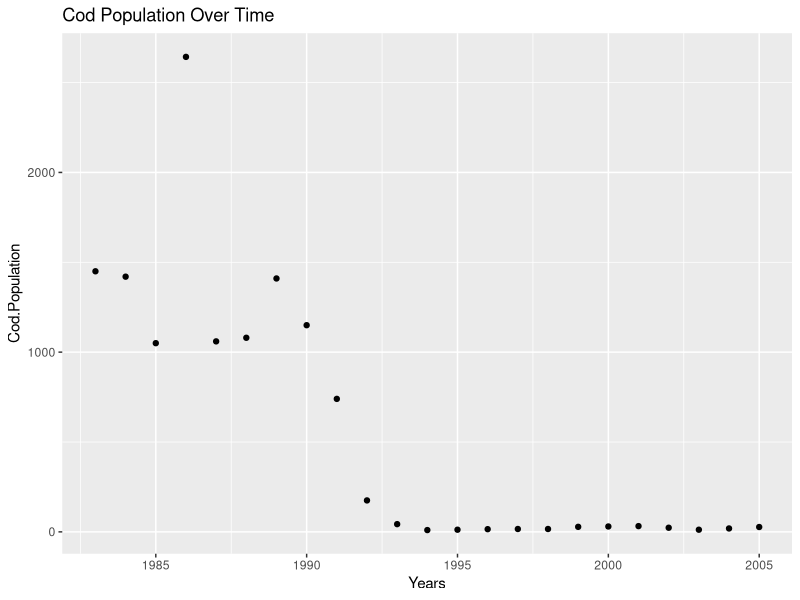

Reproduce this figure in R. (Note: this script raises an error after producing the figure.)
## ---- chunk 1
knitr::opts_chunk$set(echo = TRUE,tidy.opts=list(width.cutoff=80), tidy=TRUE)
## ---- chunk 2
cod_pop <- c(1450, 1420, 1050, 2643, 1060, 1080, 1410, 1150, 740, 175, 43, 10, 12, 15, 16, 16, 28, 30, 32, 23, 12, 19, 27)
years <- c(1983, 1984, 1985, 1986, 1987, 1988, 1989, 1990, 1991, 1992, 
1993, 1994, 1995, 1996, 1997, 1998, 1999, 2000, 2001, 2002, 2003, 
2004, 2005)
## ---- chunk 3
library(tidyverse)
cod_pop_over_time <- data.frame("Years" = years, 
                                "Cod Population"= cod_pop)

ggplot(data = cod_pop_over_time, aes(x= Years, y= Cod.Population))+
  geom_point()+
  ggtitle(label = "Cod Population Over Time")
## ---- chunk 4
##given in the newer qmd instructions on Canvas. 

{r}
#Step 1: Define parameters
r <- 0.46
t <- c(1:50)

#Step 2: make a vector to store population change
N <- vector(length = length(t))
N[1] <- 0.1 

#Step 3: run the for loop
for (i in t) {
  N[i+1] <-  N[i] + r*N[i]
}

plot(N, main = "Exponential Growth")
## ---- chunk 5
#Initial loop with the default parameters. 
#Step 1: Define parameters
r <- 0.4
t <- c(1:50)
K<- 1

#Step 2: make a vector to store population change
N <- vector(length = length(t))
N[1] <- 0.1 


#Step 3: run the for loop
  for(i in t) {
  N[i+1] <-  N[i] + r*N[i]*((1-N[i])/K)
  }

plot(N, main= "r=0.4")


#Initial loop with the default parameters. 
#Step 1: Define parameters
r <- 0.5
t <- c(1:50)
K<- 1

#Step 2: make a vector to store population change
N <- vector(length = length(t))
N[1] <- 0.1 


#Step 3: run the for loop
  for(i in t) {
  N[i+1] <-  N[i] + r*N[i]*((1-N[i])/K)
  }

plot(N, main= "r=0.5")

#Initial loop with the default parameters. 
#Step 1: Define parameters
r <- 0.6
t <- c(1:50)
K<- 1

#Step 2: make a vector to store population change
N <- vector(length = length(t))
N[1] <- 0.1 


#Step 3: run the for loop
  for(i in t) {
  N[i+1] <-  N[i] + r*N[i]*((1-N[i])/K)
  }

plot(N, main= "r=0.6")

#Initial loop with the default parameters. 
#Step 1: Define parameters
r <- 0.7
t <- c(1:50)
K<- 1

#Step 2: make a vector to store population change
N <- vector(length = length(t))
N[1] <- 0.1 


#Step 3: run the for loop
  for(i in t) {
  N[i+1] <-  N[i] + r*N[i]*((1-N[i])/K)
  }

plot(N, main= "r=0.7")

#Initial loop with the default parameters. 
#Step 1: Define parameters
r <- 0.8
t <- c(1:50)
K<- 1

#Step 2: make a vector to store population change
N <- vector(length = length(t))
N[1] <- 0.1 


#Step 3: run the for loop
  for(i in t) {
  N[i+1] <-  N[i] + r*N[i]*((1-N[i])/K)
  }

plot(N, main= "r=0.8")

#Initial loop with the default parameters. 
#Step 1: Define parameters
r <- 0.9
t <- c(1:50)
K<- 1

#Step 2: make a vector to store population change
N <- vector(length = length(t))
N[1] <- 0.1 


#Step 3: run the for loop
  for(i in t) {
  N[i+1] <-  N[i] + r*N[i]*((1-N[i])/K)
  }

plot(N, main= "r=0.9")
## ---- chunk 6
#Lowering the growth rate to r = 0.1 so it takes longer than 20
#Step 1: Define parameters
r <- 0.05
t <- c(1:50)
K<- 1

#Step 2: make a vector to store population change
N <- vector(length = length(t))
N[1] <- 0.1 
#Step 2 pt2: make a vector to store the growth rate change


#Step 3: run the for loop
for (i in t) {
  N[i+1] <-  N[i] + r*N[i]*((1-N[i])/K)
}

plot(N, main = "r=0.05")

## ---- chunk 7
library(tidyverse)
library(dplyr)
library(ggplot2)

measles <- read.table('measles_wales_and_UK.txt',
                    header=TRUE)

ggplot(measles,aes(x=Year,y=Notifications))+
  geom_line(linewidth=0.7)+
  geom_vline(xintercept=1968, color="red",
             linetype="dashed",linewidth=0.5)+
  geom_vline(xintercept=1988, color="green",
             linetype="dashed",linewidth=0.5)+
  geom_vline(xintercept=1996, color="blue",
             linetype="dashed",linewidth=0.5)+
  theme_minimal()+
  ylab("Measle cases")
## ---- chunk 8
ggplot(measles,aes(x=Year,y=Total_Deaths))+
  geom_line(linewidth=0.7)+
  geom_vline(xintercept=1968, color="red",
             linetype="dashed",linewidth=0.5)+
  geom_vline(xintercept=1988, color="green",
             linetype="dashed",linewidth=0.5)+
  geom_vline(xintercept=1996, color="blue",
             linetype="dashed",linewidth=0.5)+
  theme_minimal()+
  ylab("Deaths caused by measles")
## ---- chunk 9
measles %>% filter(Year>"1960") %>% 
ggplot(aes(x=Year,y=Total_Deaths))+
  geom_line(linewidth=0.7)+
  geom_vline(xintercept=1968, color="red",
             linetype="dashed",linewidth=0.5)+
  geom_vline(xintercept=1988, color="green",
             linetype="dashed",linewidth=0.5)+
  geom_vline(xintercept=1996, color="blue",
             linetype="dashed",linewidth=0.5)+
  theme_minimal()+
  ylab("Deaths caused by measles")
## ---- chunk 10
sample.population <- function(p,N){
  next_pop = vector('character',length = N)
  for (i in 1:N){
    new_allele = sample(x = c('A','a'),size = 1,prob=c(p,1-p))
    if (new_allele=='a'){
      new_allele=sample(x=c('A','a'),size=1,prob=c(u,1-u))
    } else {
      new_allele
    }
    next_pop[i] = as.character(new_allele)
  }
  return(sum(next_pop=='A')/N) # returns the value for p
}

p = vector(mode = 'numeric',length = max.time)
p[1]=p_ini

for (t in 1:(max.time-1)){
  p[t+1] = sample.population(p[t],N)
}

plot(1:max.time,p,ylim=c(0,1),type='l',las=1,
     ylab='Freq(A)',xlab='Time')
